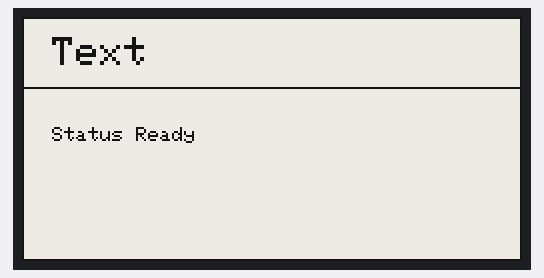
The program below on a simulated ESP32. Shown: 250×122 one-colour display. What the program prints to the serial monitor is not drawn.

Above: at 3.3 s.

The program:

main.cpp
```cpp
#include <Arduino.h>
#include <SPI.h>
#include "utilities.h"
#include <GxEPD2_BW.h>
#include <Adafruit_GFX.h>


GxEPD2_BW<GxEPD2_213_BN, GxEPD2_213_BN::HEIGHT> display(
    GxEPD2_213_BN(EDP_CS_PIN, EDP_DC_PIN, EDP_RSET_PIN, EDP_BUSY_PIN)
);

void setup() {
    Serial.begin(115200);
    SPI.begin(EDP_CLK_PIN, EDP_MISO_PIN, EDP_MOSI_PIN, EDP_CS_PIN);
    display.init(115200, true, 50, false);
    display.setRotation(1);
    delay(1000);

    Serial.println("Display initialized and cleared.");


    display.firstPage();
    do {
        display.fillScreen(GxEPD_WHITE);
        display.setTextColor(GxEPD_BLACK);
        display.setTextSize(2);
        display.drawRect(0,0,250,122,GxEPD_BLACK);
        display.drawFastHLine(0,35,250,GxEPD_BLACK);
        display.setCursor(15, 10);
        display.print("Text");

        display.setTextSize(1);
        display.setCursor(15, 55);
        display.print("Status Ready");
    } while (display.nextPage());
}

void loop(){
    Serial.println("Display initialized and cleared.");
}
```

utilities.h
```cpp
#pragma once

#define LILYGO_S3_E_PAPER_V_1_0

#define EDP_BUSY_PIN 48
#define EDP_RSET_PIN 47
#define EDP_DC_PIN   16
#define EDP_CS_PIN   15
#define EDP_CLK_PIN  14
#define EDP_MOSI_PIN 11
#define EDP_MISO_PIN -1

#define SDCARD_MOSI 11
#define SDCARD_SCLK 14
#define SDCARD_MISO 2
#define SDCARD_CS   13
```
